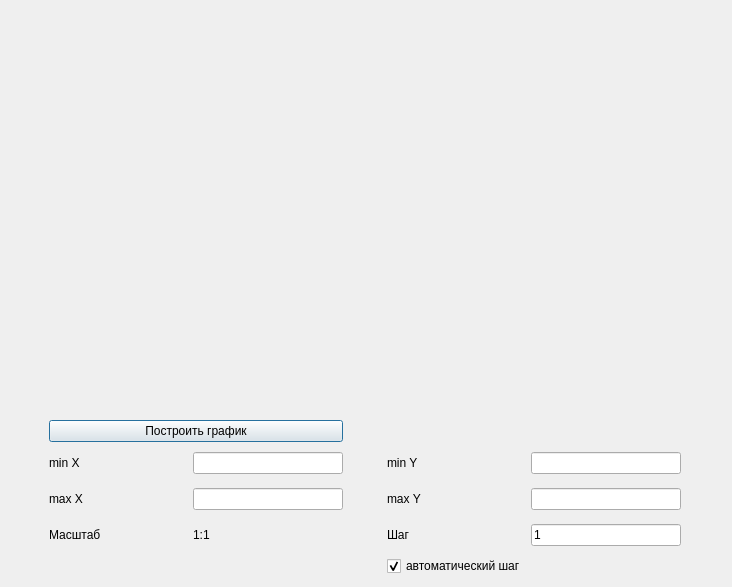
<?xml version="1.0" encoding="UTF-8"?>
<ui version="4.0">
 <class>plotWindow</class>
 <widget class="QDialog" name="plotWindow">
  <property name="geometry">
   <rect>
    <x>0</x>
    <y>0</y>
    <width>732</width>
    <height>587</height>
   </rect>
  </property>
  <property name="sizePolicy">
   <sizepolicy hsizetype="Maximum" vsizetype="Maximum">
    <horstretch>0</horstretch>
    <verstretch>0</verstretch>
   </sizepolicy>
  </property>
  <property name="minimumSize">
   <size>
    <width>400</width>
    <height>500</height>
   </size>
  </property>
  <property name="maximumSize">
   <size>
    <width>1920</width>
    <height>1080</height>
   </size>
  </property>
  <property name="windowTitle">
   <string>Dialog</string>
  </property>
  <layout class="QVBoxLayout" name="verticalLayout">
   <item>
    <widget class="QCustomPlot" name="myPlot" native="true">
     <property name="sizePolicy">
      <sizepolicy hsizetype="Expanding" vsizetype="Expanding">
       <horstretch>1</horstretch>
       <verstretch>1</verstretch>
      </sizepolicy>
     </property>
     <property name="minimumSize">
      <size>
       <width>300</width>
       <height>300</height>
      </size>
     </property>
    </widget>
   </item>
   <item>
    <layout class="QGridLayout" name="gridLayout" rowstretch="0,0,0,0,0,0" columnstretch="0,0,0,0">
     <item row="1" column="1">
      <widget class="QLineEdit" name="minXinput">
       <property name="maximumSize">
        <size>
         <width>150</width>
         <height>16777215</height>
        </size>
       </property>
       <property name="text">
        <string/>
       </property>
      </widget>
     </item>
     <item row="4" column="3">
      <widget class="QLineEdit" name="stepInput">
       <property name="maximumSize">
        <size>
         <width>150</width>
         <height>16777215</height>
        </size>
       </property>
       <property name="text">
        <string>1</string>
       </property>
      </widget>
     </item>
     <item row="4" column="1">
      <widget class="QLabel" name="scaleOutput">
       <property name="maximumSize">
        <size>
         <width>100</width>
         <height>100</height>
        </size>
       </property>
       <property name="text">
        <string>1:1</string>
       </property>
      </widget>
     </item>
     <item row="1" column="0">
      <widget class="QLabel" name="minXlabel">
       <property name="sizePolicy">
        <sizepolicy hsizetype="Minimum" vsizetype="Preferred">
         <horstretch>0</horstretch>
         <verstretch>0</verstretch>
        </sizepolicy>
       </property>
       <property name="minimumSize">
        <size>
         <width>0</width>
         <height>30</height>
        </size>
       </property>
       <property name="maximumSize">
        <size>
         <width>100</width>
         <height>30</height>
        </size>
       </property>
       <property name="text">
        <string>min X</string>
       </property>
      </widget>
     </item>
     <item row="3" column="2">
      <widget class="QLabel" name="maxYlabel">
       <property name="maximumSize">
        <size>
         <width>100</width>
         <height>16777215</height>
        </size>
       </property>
       <property name="text">
        <string>max Y</string>
       </property>
      </widget>
     </item>
     <item row="0" column="0" colspan="2">
      <widget class="QPushButton" name="calcPlotButton">
       <property name="sizePolicy">
        <sizepolicy hsizetype="Preferred" vsizetype="Fixed">
         <horstretch>0</horstretch>
         <verstretch>0</verstretch>
        </sizepolicy>
       </property>
       <property name="maximumSize">
        <size>
         <width>500</width>
         <height>16777215</height>
        </size>
       </property>
       <property name="sizeIncrement">
        <size>
         <width>500</width>
         <height>0</height>
        </size>
       </property>
       <property name="text">
        <string>Построить график</string>
       </property>
      </widget>
     </item>
     <item row="3" column="3">
      <widget class="QLineEdit" name="maxYinput">
       <property name="maximumSize">
        <size>
         <width>150</width>
         <height>16777215</height>
        </size>
       </property>
       <property name="text">
        <string/>
       </property>
      </widget>
     </item>
     <item row="4" column="2">
      <widget class="QLabel" name="label">
       <property name="text">
        <string>Шаг</string>
       </property>
      </widget>
     </item>
     <item row="1" column="3">
      <widget class="QLineEdit" name="minYinput">
       <property name="maximumSize">
        <size>
         <width>150</width>
         <height>16777215</height>
        </size>
       </property>
       <property name="text">
        <string/>
       </property>
      </widget>
     </item>
     <item row="3" column="1">
      <widget class="QLineEdit" name="maxXinput">
       <property name="maximumSize">
        <size>
         <width>150</width>
         <height>16777215</height>
        </size>
       </property>
       <property name="text">
        <string/>
       </property>
      </widget>
     </item>
     <item row="3" column="0">
      <widget class="QLabel" name="maxXlabel">
       <property name="sizePolicy">
        <sizepolicy hsizetype="Minimum" vsizetype="Preferred">
         <horstretch>0</horstretch>
         <verstretch>0</verstretch>
        </sizepolicy>
       </property>
       <property name="minimumSize">
        <size>
         <width>0</width>
         <height>30</height>
        </size>
       </property>
       <property name="maximumSize">
        <size>
         <width>100</width>
         <height>30</height>
        </size>
       </property>
       <property name="text">
        <string>max X</string>
       </property>
      </widget>
     </item>
     <item row="1" column="2">
      <widget class="QLabel" name="minYlabel">
       <property name="maximumSize">
        <size>
         <width>100</width>
         <height>16777215</height>
        </size>
       </property>
       <property name="text">
        <string>min Y</string>
       </property>
      </widget>
     </item>
     <item row="5" column="2" colspan="2">
      <widget class="QCheckBox" name="automaticStep">
       <property name="text">
        <string>автоматический шаг</string>
       </property>
       <property name="checked">
        <bool>true</bool>
       </property>
      </widget>
     </item>
     <item row="0" column="2" colspan="2">
      <widget class="QLabel" name="calcExprText">
       <property name="text">
        <string/>
       </property>
      </widget>
     </item>
     <item row="4" column="0">
      <widget class="QLabel" name="scaleLabel">
       <property name="sizePolicy">
        <sizepolicy hsizetype="Minimum" vsizetype="Preferred">
         <horstretch>0</horstretch>
         <verstretch>0</verstretch>
        </sizepolicy>
       </property>
       <property name="minimumSize">
        <size>
         <width>0</width>
         <height>30</height>
        </size>
       </property>
       <property name="maximumSize">
        <size>
         <width>100</width>
         <height>30</height>
        </size>
       </property>
       <property name="text">
        <string>Масштаб</string>
       </property>
      </widget>
     </item>
    </layout>
   </item>
  </layout>
 </widget>
 <customwidgets>
  <customwidget>
   <class>QCustomPlot</class>
   <extends>QWidget</extends>
   <header>qcustomplot.h</header>
   <container>1</container>
  </customwidget>
 </customwidgets>
 <resources/>
 <connections/>
</ui>
